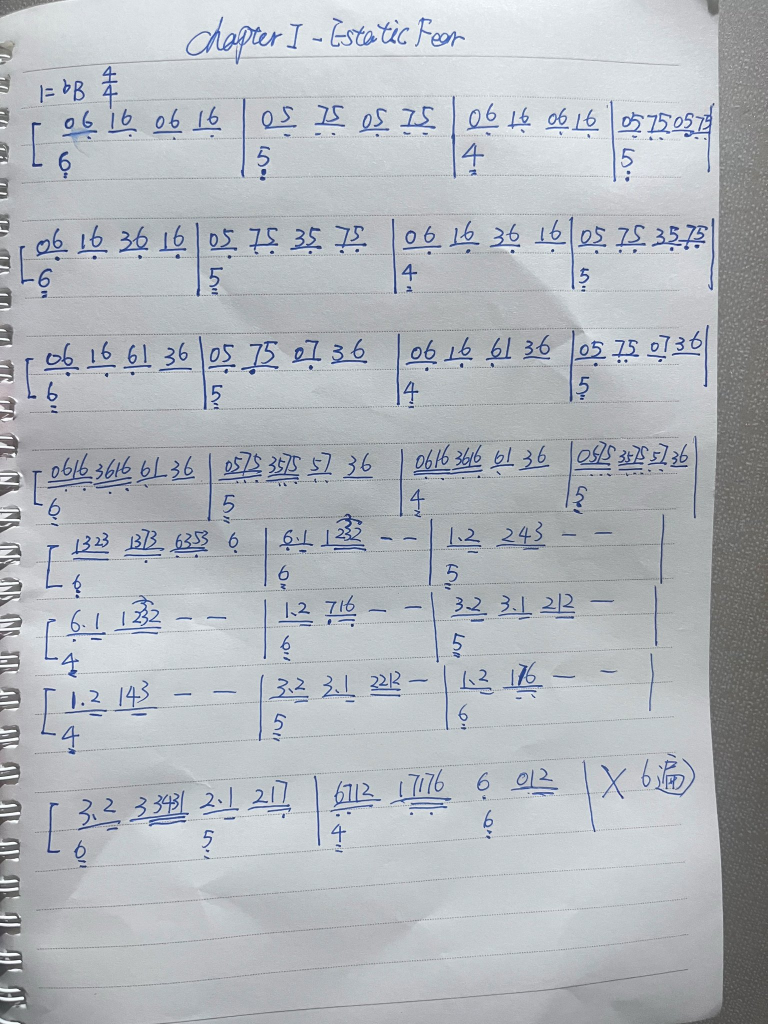
#> input picture jianpu/src/sbd1.jpg, 1536 x 2048 px (shown at 1/2 size)
$ python segment2.py
#> lines starting #> are read from the running program, lines starting #| are printed output that depends on the picture; after the words box and inside, x2 and y2 are one past the last pixel; in counts of white or black regions, pixels touching at a corner belong together
#!/usr/bin/env python3
"""
Segment handwritten-jianpu photos into per-system strips.

The page is lined notebook paper under uneven light, so the raw row-ink profile
carries a slow shadow trend. Subtracting that trend leaves sharp system peaks;
systems are then cut at the valleys between peaks. Every strip is exported at
high resolution with local contrast normalisation.
"""
import os, json
import numpy as np
from PIL import Image, ImageFilter, ImageOps

Image.MAX_IMAGE_PIXELS = None
BASE = os.path.dirname(os.path.abspath(__file__))


def load_ink(path):
    im = ImageOps.exif_transpose(Image.open(path)).convert("RGB")
    a = np.asarray(im, np.float32)
    r, g, b = a[:, :, 0], a[:, :, 1], a[:, :, 2]
    lum = 0.299 * r + 0.587 * g + 0.114 * b
    blueness = np.clip(b - (r + g) / 2.0, 0, 255)
    score = lum - 0.55 * blueness
    s = Image.fromarray(np.uint8(np.clip(score, 0, 255)))
    rad = max(12, int(min(s.size) * 0.22))
    bg = s.filter(ImageFilter.GaussianBlur(rad))
    fr = np.asarray(s, np.float32) / (np.asarray(bg, np.float32) + 1.0)
    fr = np.clip(fr / np.percentile(fr, 99.0), 0, 1.6)
    return fr, im


def smooth(v, k):
    k = max(3, int(k) | 1)
    ker = np.hanning(k)
    ker /= ker.sum()
    return np.convolve(v, ker, mode="same")


def find_peaks(x, min_dist, min_prom):
    cand = [i for i in range(1, len(x) - 1) if x[i] >= x[i - 1] and x[i] > x[i + 1]]
    cand.sort(key=lambda i: -x[i])
    kept = []
    for i in cand:
        if any(abs(i - j) < min_dist for j in kept):
            continue
        lo = x[max(0, i - min_dist):i + 1].min()
        hi = x[i:min(len(x), i + min_dist + 1)].min()
        if x[i] - max(lo, hi) >= min_prom:
            kept.append(i)
    return sorted(kept)


def segment(path, min_prom=0.30, min_dist_frac=0.055, verbose=True):
    f, im = load_ink(path)
    H, W = f.shape
    ink = (f < 0.72).astype(np.float32)
    rows = ink.sum(axis=1)

    sm = smooth(rows, H * 0.008)
    trend = smooth(sm, H * 0.20)
    adj = sm - trend

    span = adj.max() - adj.min()
    if span <= 0:
        return [], im
    norm = (adj - adj.min()) / span

    peaks = find_peaks(norm, min_dist=int(H * min_dist_frac), min_prom=min_prom)
    # drop peaks that sit on the extreme top/bottom border (photo edge artefacts)
    peaks = [p for p in peaks if H * 0.03 < p < H * 0.97]
    if verbose:
        print(f"  {len(peaks)} peaks at {peaks}")

    if not peaks:
        return [], im

    cuts = []
    for i in range(len(peaks) - 1):
        a, b = peaks[i], peaks[i + 1]
        cuts.append(a + int(np.argmin(norm[a:b + 1])))

    # outer edges: walk out from first/last peak to where ink falls to noise
    def edge(start, direction):
        base = np.percentile(rows, 12)
        i = start
        while 0 < i < H - 1:
            if rows[i] <= base * 1.15:
                return i
            i += direction
        return 0 if direction < 0 else H - 1

    top = edge(peaks[0], -1)
    bot = edge(peaks[-1], +1)
    edges = [top] + cuts + [bot]

    out = []
    for i in range(len(edges) - 1):
        y0, y1 = int(edges[i]), int(edges[i + 1])
        if y1 - y0 < H * 0.02:
            continue
        sub = ink[y0:y1 + 1]
        if sub.sum() < 0.002 * sub.size:
            continue
        out.append((y0, y1))
    if verbose:
        for i, (a, b) in enumerate(out):
            print(f"    sys{i+1:02d}: y {a:5d}..{b:5d} h={b-a:4d}")
    return out, im


def crop_strip(im, y0, y1, pad_frac=0.35, target_w=2400):
    H, W = im.height, im.width
    h = y1 - y0
    pad = int(h * pad_frac) + 10
    box = (0, max(0, y0 - pad), W, min(H, y1 + pad))
    s = im.crop(box)
    g = s.convert("L")
    a = np.asarray(g, np.float32)
    lo, hi = np.percentile(a, 1), np.percentile(a, 99)
    if hi - lo > 8:
        a = (a - lo) / (hi - lo) * 255.0
    g = Image.fromarray(np.uint8(np.clip(a, 0, 255)))
    g = g.filter(ImageFilter.UnsharpMask(radius=4, percent=160, threshold=3))
    s = g.convert("RGB")
    if s.width < target_w:
        r = target_w / s.width
        s = s.resize((int(s.width * r), int(s.height * r)), Image.LANCZOS)
    return s, box


def run(name, tag, min_prom=0.30):
    outdir = os.path.join(BASE, "work", tag)
    os.makedirs(outdir, exist_ok=True)
    bands, im = segment(os.path.join(BASE, "src", name), min_prom=min_prom)
    meta = {"tag": tag, "src": name, "page": [im.width, im.height], "strips": []}
    for i, (y0, y1) in enumerate(bands):
        s, box = crop_strip(im, y0, y1)
        p = os.path.join(outdir, f"{tag}_s{i+1:02d}.png")
        s.save(p, optimize=True)
        meta["strips"].append({"idx": i + 1, "band": [y0, y1],
                               "box": list(box), "size": [s.width, s.height],
                               "file": p})
        print(f"    -> {os.path.basename(p)} {s.width}x{s.height}")
    with open(os.path.join(outdir, f"{tag}_strips.json"), "w") as fh:
        json.dump(meta, fh, indent=2, ensure_ascii=False)
    return meta


if __name__ == "__main__":
    for name, tag, mp in (("sbd1.jpg", "p1", 0.30), ("sbd2.jpg", "p2", 0.22)):
        print(f"=== {tag} ({name}) ===")
        run(name, tag, min_prom=mp)
#> in load_ink, im is the input picture: PIL image 1536x2048 RGB; mean R, G, B 178.3, 182.7, 188
#> in load_ink, `bg = s.filter(ImageFilter.GaussianBlur(rad))`:
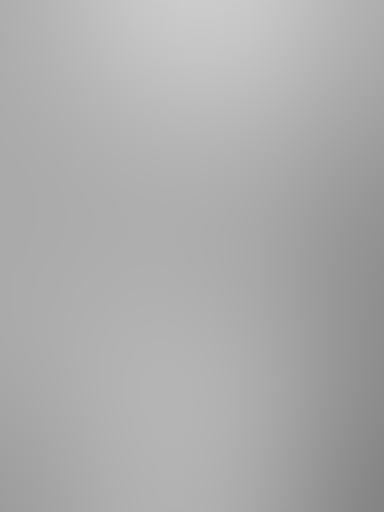
#> bg: PIL image 1536x2048 L (shown at 1/4 size); min 131, max 203, mean 171.8
#> in load_ink, `fr = np.asarray(s, np.float32) / (np.asarray(bg, np.float32) + 1.0)`:
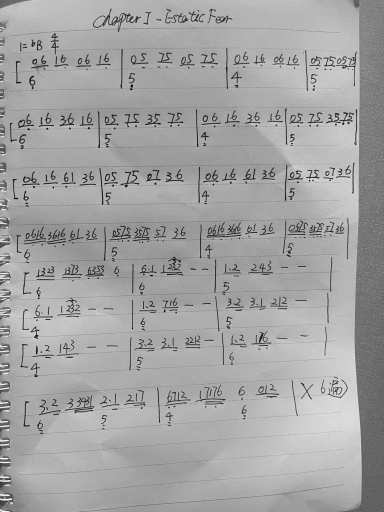
#> fr: shape (2048, 1536) float32 (shown at 1/4 size); min 0, max 1.59, mean 1.03; drawn with min black and max white
#> in segment, `ink = (f < 0.72).astype(np.float32)`:
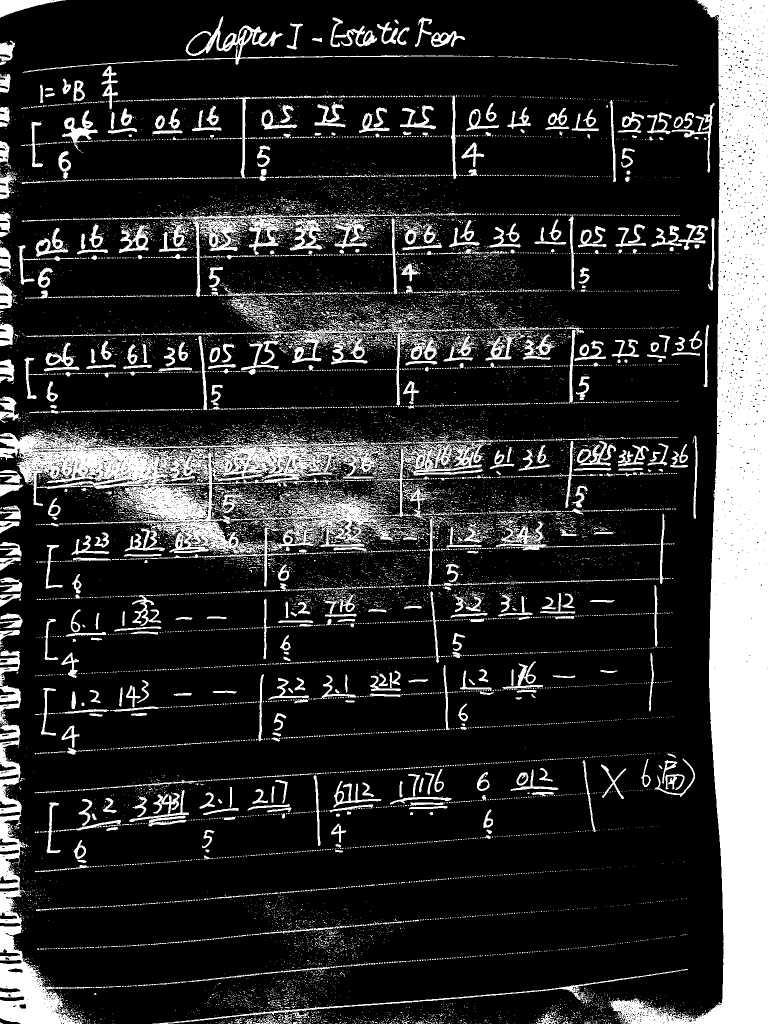
#> ink: shape (2048, 1536) float32 (shown at 1/2 size); values 0 (black) and 1 (white), 18.3% white; 16011 white regions (15064 under 20 px), largest, box (x1, y1, x2, y2) and area: (1221, 0, 1536, 2048) 214131, (0, 859, 801, 1109) 58300, (0, 1449, 184, 2048) 23446
#> in segment, `rows = ink.sum(axis=1)`: rows = 2048 values, max 974 at index 911, min 104 at index 400, mean 280.4
#> in segment, `sm = smooth(rows, H * 0.008)`: sm = 2048 values, max 941.5 at index 913, min 117.4 at index 371, mean 279.9
#> in segment, `trend = smooth(sm, H * 0.20)`: trend = 2048 values, max 559.3 at index 971, min 96.43 at index 0, mean 271.7
#> in segment, `adj = sm - trend`: adj = 2048 values, max 431 at index 911, min -274.2 at index 847, mean 8.18
#> in segment, `span = adj.max() - adj.min()`: span = 705.2
#> in segment, `norm = (adj - adj.min()) / span`: norm = 2048 values, max 1 at index 911, min 0 at index 847, mean 0.4
#> in find_peaks, `cand = [i for i in range(1, len(x) - 1) if x[i] >= x[i - 1] and x[i] >..`: cand = 84 values from 5 to 2041
#> the loop in find_peaks, `for i in cand:` made 84 passes
#> (i, lo, hi) on passes 1, 2, 3, 5, 7, 9, 13, 14: (911, 0, 0.197), (2041, 0.344, 0.676), (488, 0.168, 0.183), (251, 0.251, 0.253), (687, 0.226, 0.162), (1091, 0.197, 0.155), (82, 0.381, 0.251), (5, 0.457, 0.341)
#> after the loop in find_peaks, `for i in cand:`: kept = [911, 2041, 488, 251, 687, 1091]
#> in segment, `peaks = find_peaks(norm, min_dist=int(H * min_dist_frac), min_prom=min..`: peaks = [251, 488, 687, 911, 1091, 2041]
#> in segment, `peaks = [p for p in peaks if H * 0.03 < p < H * 0.97]`: peaks = [251, 488, 687, 911, 1091]
#|   5 peaks at [251, 488, 687, 911, 1091]
#> the loop in segment, `for i in range(len(peaks) - 1):` made 4 passes
#> (a, b) on passes 1 to 4: (251, 488), (488, 687), (687, 911), (911, 1091)
#> after the loop in segment, `for i in range(len(peaks) - 1):`: cuts = [402, 526, 847, 979]
#> in edge, `base = np.percentile(rows, 12)`: base = 144
#> after the loop in edge, `while 0 < i < H - 1:`: i = 209
#> after the loop in edge, `while 0 < i < H - 1:`: i = 1139
#> in segment, `edges = [top] + cuts + [bot]`: edges = [209, 402, 526, 847, 979, 1139]
#> the loop in segment, `for i in range(len(edges) - 1):` made 5 passes
#> (y0, y1) on passes 1 to 5: (209, 402), (402, 526), (526, 847), (847, 979), (979, 1139)
#> pass 1, in segment, `sub = ink[y0:y1 + 1]`:
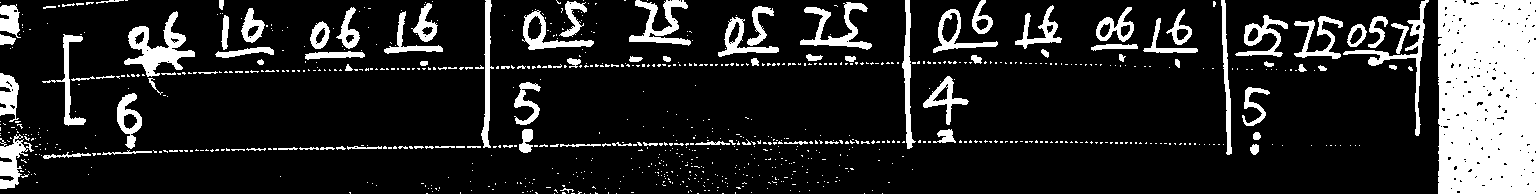
#> sub: shape (194, 1536) float32; values 0 (black) and 1 (white), 15.6% white; 855 white regions (760 under 20 px), largest, box (x1, y1, x2, y2) and area: (1438, 0, 1536, 194) 18465, (124, 11, 195, 77) 1700, (1343, 0, 1429, 136) 1152
#> pass 3, in segment, `sub = ink[y0:y1 + 1]`:
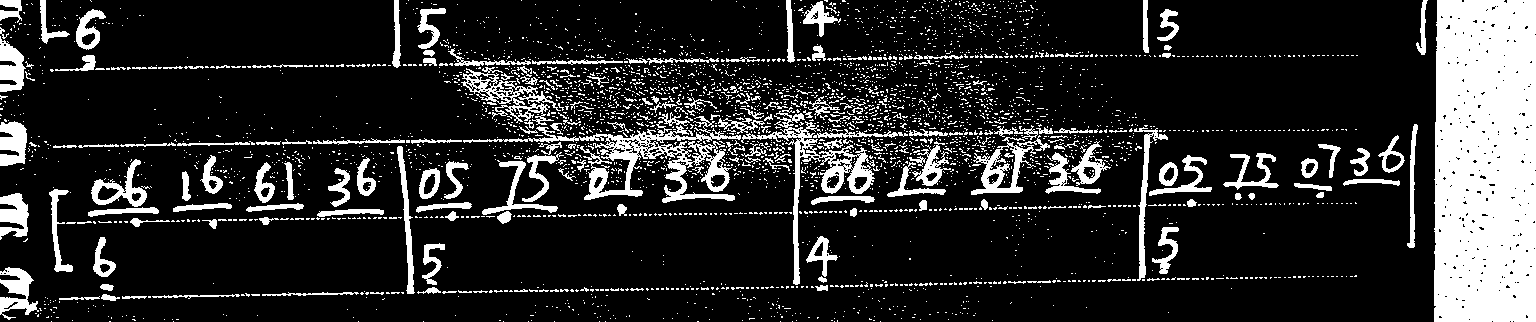
#> sub: shape (322, 1536) float32; values 0 (black) and 1 (white), 17.6% white; 3634 white regions (3424 under 20 px), largest, box (x1, y1, x2, y2) and area: (1434, 0, 1536, 322) 31793, (463, 116, 741, 203) 5029, (741, 111, 875, 285) 2956
#> after the loop in segment, `for i in range(len(edges) - 1):`: out = [(209, 402), (402, 526), (526, 847), (847, 979), (979, 1139)]
#> the loop in segment, `for i, (a, b) in enumerate(out):` made 5 passes
#> (printed output is left out)
#> the loop in run, `for i, (y0, y1) in enumerate(bands):` made 5 passes
#> (y0, y1, h in crop_strip, pad in crop_strip, box, lo in crop_strip, hi in crop_strip) on passes 1 to 5: (209, 402, 193, 77, (0, 132, 1536, 479), 73, 233), (402, 526, 124, 53, (0, 349, 1536, 579), 62, 222), (526, 847, 321, 122, (0, 404, 1536, 969), 53, 218), (847, 979, 132, 56, (0, 791, 1536, 1035), 49, 205), (979, 1139, 160, 66, (0, 913, 1536, 1205), 48, 213)
#> (printed output is left out)
#> pass 1, in crop_strip, `g = s.convert("L")`:
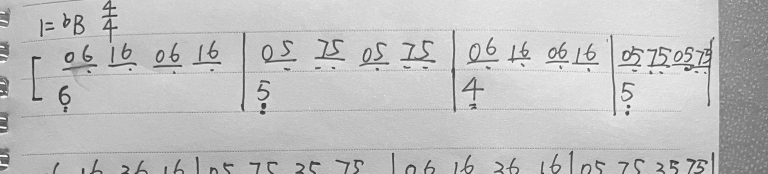
#> g: PIL image 1536x347 L (shown at 1/2 size); min 23, max 255, mean 192.6
#> after the loop in run, `for i, (y0, y1) in enumerate(bands):`:
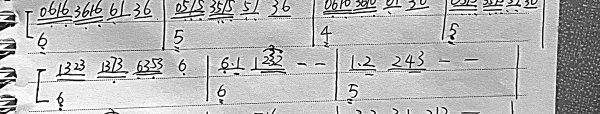
#> s: PIL image 2400x456 RGB (shown at 1/4 size); min 0, max 255, mean 184.1
#> pass 2 of the loop `for name, tag, mp in (("sbd1.jpg", "p1", 0.30), ("sbd2.jpg", "p2", 0.2..`:
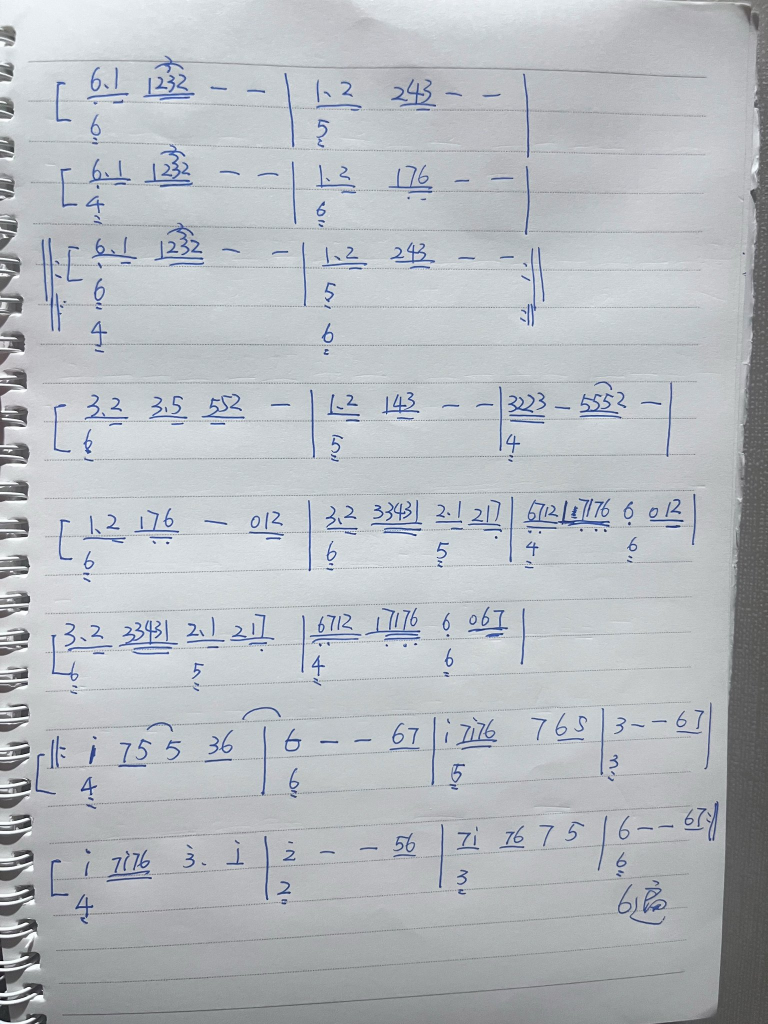
#> input picture jianpu/src/sbd2.jpg, 1536 x 2048 px (shown at 1/2 size)
#> in load_ink, im is the input picture: PIL image 1536x2048 RGB; mean R, G, B 181.9, 186.2, 190.9
#> in segment (call 2), `ink = (f < 0.72).astype(np.float32)`:
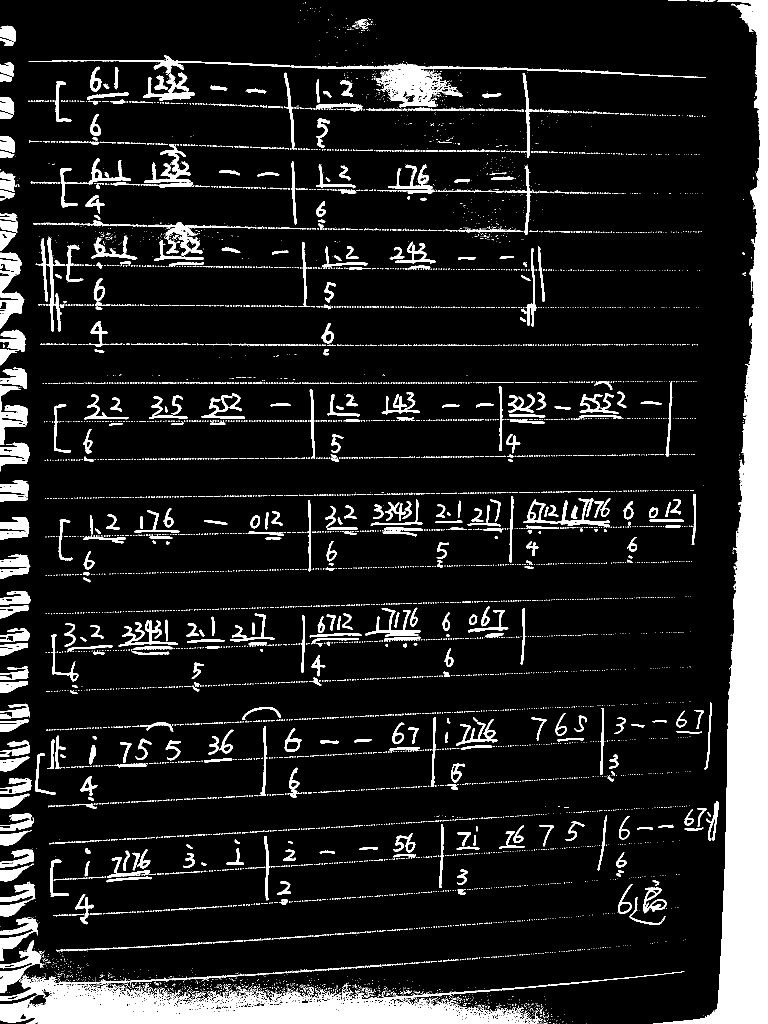
#> ink: shape (2048, 1536) float32 (shown at 1/2 size); values 0 (black) and 1 (white), 11.9% white; 6625 white regions (5963 under 20 px), largest, box (x1, y1, x2, y2) and area: (1306, 0, 1536, 2048) 118433, (0, 1943, 1369, 2048) 53811, (57, 111, 1412, 215) 11448
#> rows = 2048 values, max 1243 at index 2047, min 22 at index 92, mean 183.1
#> sm = 2048 values, max 1187.4 at index 2041, min 23.23 at index 98, mean 182.3
#> trend = 2048 values, max 360.6 at index 1992, min 36.54 at index 0, mean 170.1
#> adj = 2048 values, max 864.3 at index 2041, min -161.5 at index 1938, mean 12.15
#> span = 1025.8
#> norm = 2048 values, max 1 at index 2041, min 0 at index 1938, mean 0.169
#> the loop in find_peaks (call 2), `for i in cand:` made 80 passes
#> (i, lo, hi) on passes 1 to 4: (2041, 0, 0.523), (1045, 0.052, 0.0701), (135, 0.0663, 0.0704), (689, 0.107, 0.0704)
#> in segment (call 2), `peaks = find_peaks(norm, min_dist=int(H * min_dist_frac), min_prom=min..`: peaks = [135, 689, 834, 1045, 1270, 2041]
#> in segment (call 2), `peaks = [p for p in peaks if H * 0.03 < p < H * 0.97]`: peaks = [135, 689, 834, 1045, 1270]
#|   5 peaks at [135, 689, 834, 1045, 1270]
#> the loop in segment (call 2), `for i in range(len(peaks) - 1):` made 4 passes
#> (a, b) on passes 1 to 4: (135, 689), (689, 834), (834, 1045), (1045, 1270)
#> after the loop in segment (call 2), `for i in range(len(peaks) - 1):`: cuts = [259, 731, 951, 1167]
#> top = 119
#> bot = 2047
#> edges = [119, 259, 731, 951, 1167, 2047]
#> the loop in segment (call 2), `for i in range(len(edges) - 1):` made 5 passes
#> (y0, y1) on passes 1 to 4: (119, 259), (259, 731), (731, 951), (951, 1167)
#> after the loop in segment (call 2), `for i in range(len(edges) - 1):`: out = [(119, 259), (259, 731), (731, 951), (951, 1167), (1167, 2047)]
#> the loop in segment (call 2), `for i, (a, b) in enumerate(out):` made 5 passes
#> (printed output is left out)
#> the loop in run (call 2), `for i, (y0, y1) in enumerate(bands):` made 5 passes
#> (y0, y1, h in crop_strip, pad in crop_strip, box, lo in crop_strip, hi in crop_strip) on passes 1 to 4: (119, 259, 140, 59, (0, 60, 1536, 318), 93, 232), (259, 731, 472, 175, (0, 84, 1536, 906), 80, 224), (731, 951, 220, 87, (0, 644, 1536, 1038), 74, 223), (951, 1167, 216, 85, (0, 866, 1536, 1252), 72, 227)
#> (printed output is left out)
#> after the loop in run (call 2), `for i, (y0, y1) in enumerate(bands):`:
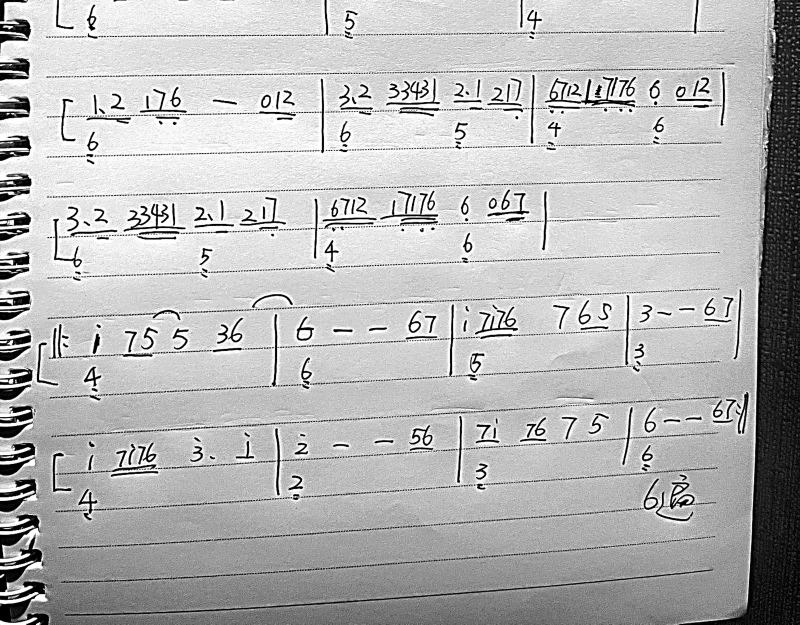
#> s: PIL image 2400x1873 RGB (shown at 1/3 size); min 0, max 255, mean 182.7
